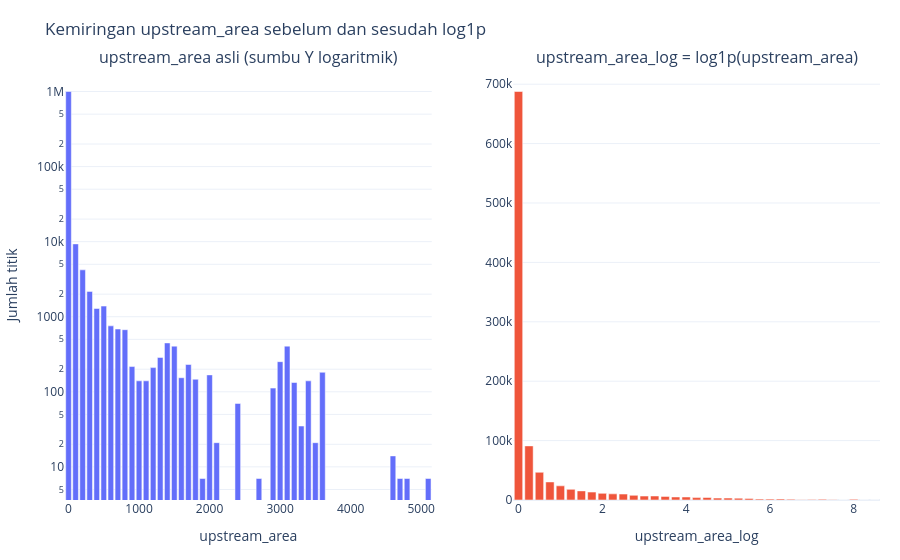

The code cell stored with this chart in its notebook:
### Markdown cell above
### 8.1 Efek transformasi log pada `upstream_area`

### Code cell
asli = (
    df_bersih.with_columns((pl.col('upstream_area') / 100).floor().mul(100).alias('bin'))
    .group_by('bin').agg(pl.len().alias('n')).sort('bin')
)
logaritma = (
    df_bersih.with_columns((pl.col('upstream_area_log') / 0.25).floor().mul(0.25).alias('bin'))
    .group_by('bin').agg(pl.len().alias('n')).sort('bin')
)

fig4 = make_subplots(rows=1, cols=2, subplot_titles=(
    'upstream_area asli (sumbu Y logaritmik)', 'upstream_area_log = log1p(upstream_area)'))
fig4.add_bar(x=asli['bin'].to_list(), y=asli['n'].to_list(), row=1, col=1)
fig4.add_bar(x=logaritma['bin'].to_list(), y=logaritma['n'].to_list(), row=1, col=2)
fig4.update_yaxes(type='log', row=1, col=1, title_text='Jumlah titik')
fig4.update_xaxes(title_text='upstream_area', row=1, col=1)
fig4.update_xaxes(title_text='upstream_area_log', row=1, col=2)
fig4.update_layout(title='Kemiringan upstream_area sebelum dan sesudah log1p', showlegend=False)
tampilkan(fig4, 'qc_05_upstream_area_log')

### Figure 1 — Plotly figure (JSON) as saved in the notebook; plotly's stock layout.template omitted (floating-point values rounded to 4 significant figures)
{"data": [{"type": "bar", "x": [0, 100, 200, 300, 400, 500, 600, 700, 800, 900, 1000, 1100, 1200, 1300, 1400, 1500, 1600, 1700, 1800, 1900, 2000, 2100, 2400, 2700, 2900, 3000, 3100, 3200, 3300, 3400, 3500, 3600, 4600, 4700, 4800, 5100], "xaxis": "x", "y": [1001308, 9345, 4214, 2177, 1288, 1386, 756, 686, 672, 217, 140, 140, 210, 287, 448, 406, 154, 231, 147, 7, 168, 21, 70, 7, 112, 252, 406, 133, 35, 140, 21, 182, 14, 7, 7, 7], "yaxis": "y"}, {"type": "bar", "x": [0, 0.25, 0.5, 0.75, 1, 1.25, 1.5, 1.75, 2, 2.25, 2.5, 2.75, 3, 3.25, 3.5, 3.75, 4, 4.25, 4.5, 4.75, 5, 5.25, 5.5, 5.75, 6, 6.25, 6.5, 6.75, 7, 7.25, 7.5, 7.75, 8, 8.25, 8.5], "xaxis": "x2", "y": [687694, 91070, 46634, 30401, 23828, 17892, 15358, 13300, 11172, 10332, 9989, 7868, 6622, 6713, 6090, 5089, 5054, 4046, 4186, 3206, 3213, 3087, 2618, 1617, 1498, 1764, 1309, 539, 658, 1225, 336, 133, 1225, 28, 7], "yaxis": "y2"}], "layout": {"annotations": [{"font": {"size": 16}, "showarrow": false, "text": "upstream_area asli (sumbu Y logaritmik)", "x": 0.225, "xanchor": "center", "xref": "paper", "y": 1, "yanchor": "bottom", "yref": "paper"}, {"font": {"size": 16}, "showarrow": false, "text": "upstream_area_log = log1p(upstream_area)", "x": 0.775, "xanchor": "center", "xref": "paper", "y": 1, "yanchor": "bottom", "yref": "paper"}], "margin": {"b": 60, "l": 60, "r": 20, "t": 70}, "showlegend": false, "title": {"text": "Kemiringan upstream_area sebelum dan sesudah log1p"}, "xaxis": {"anchor": "y", "domain": [0, 0.45], "title": {"text": "upstream_area"}}, "xaxis2": {"anchor": "y2", "domain": [0.55, 1], "title": {"text": "upstream_area_log"}}, "yaxis": {"anchor": "x", "domain": [0, 1], "title": {"text": "Jumlah titik"}, "type": "log"}, "yaxis2": {"anchor": "x2", "domain": [0, 1]}}}
